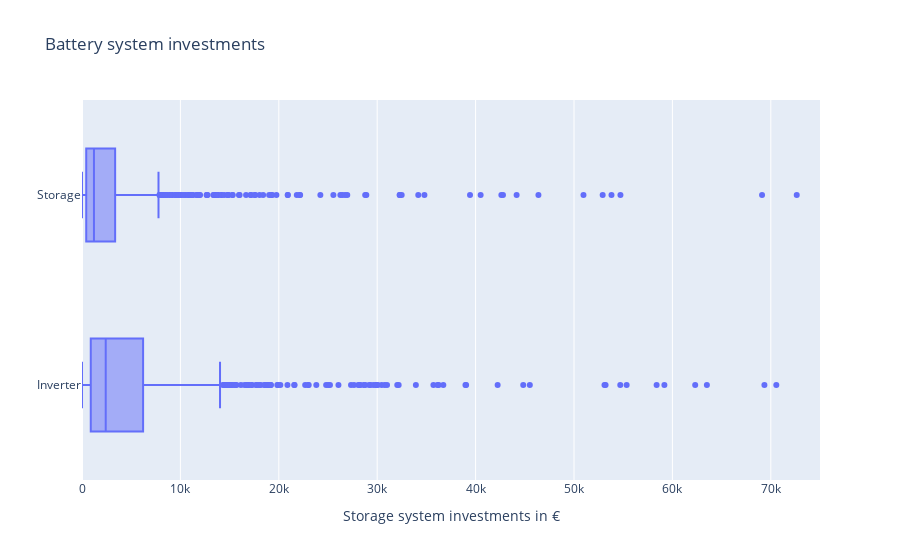

Here is the notebook cell this chart was saved with:
### Markdown cell above
## System investments

### Code cell
storage_invest = profiles_using_storage["storage_invest_eur"].copy()
storage_invest.name = "Absolute storage investment"
print(storage_invest.describe().drop("count").to_markdown())

print("")
inverter_invest = profiles_using_storage["inverter_invest_eur"].copy()
inverter_invest.name = "Absolute inverter investment"
print(inverter_invest.describe().drop("count").to_markdown())


fig_df = profiles_using_storage.copy()
fig_df = fig_df.rename(columns={
    "storage_invest_eur": "Storage",
    "inverter_invest_eur": "Inverter"})
fig = px.box(
    data_frame=fig_df,
    x=["Inverter", "Storage"],
    title="Battery system investments")
fig.update_layout(xaxis_title="Storage system investments in €", yaxis_title="")
fig.update_xaxes(range=[0, 75000])
fig.show()

### Figure 1 — Plotly figure (JSON) as saved in the notebook; plotly's stock layout.template omitted (floating-point values rounded to 4 significant figures; data arrays with more than 128 entries replaced by an {"elided": "..."} marker saying what was removed)
{"data": [{"alignmentgroup": "True", "hovertemplate": "value=%{x}<br>variable=%{y}<extra></extra>", "legendgroup": "", "marker": {"color": "#636efa"}, "name": "", "notched": false, "offsetgroup": "", "orientation": "h", "showlegend": false, "type": "box", "x": {"elided": "2290 float values"}, "x0": " ", "xaxis": "x", "y": {"elided": "2290 str values"}, "y0": " ", "yaxis": "y"}], "layout": {"boxmode": "group", "legend": {"tracegroupgap": 0}, "title": {"text": "Battery system investments"}, "xaxis": {"anchor": "y", "domain": [0, 1], "range": [0, 75000], "title": {"text": "Storage system investments in €"}}, "yaxis": {"anchor": "x", "domain": [0, 1], "title": {"text": ""}}}}
